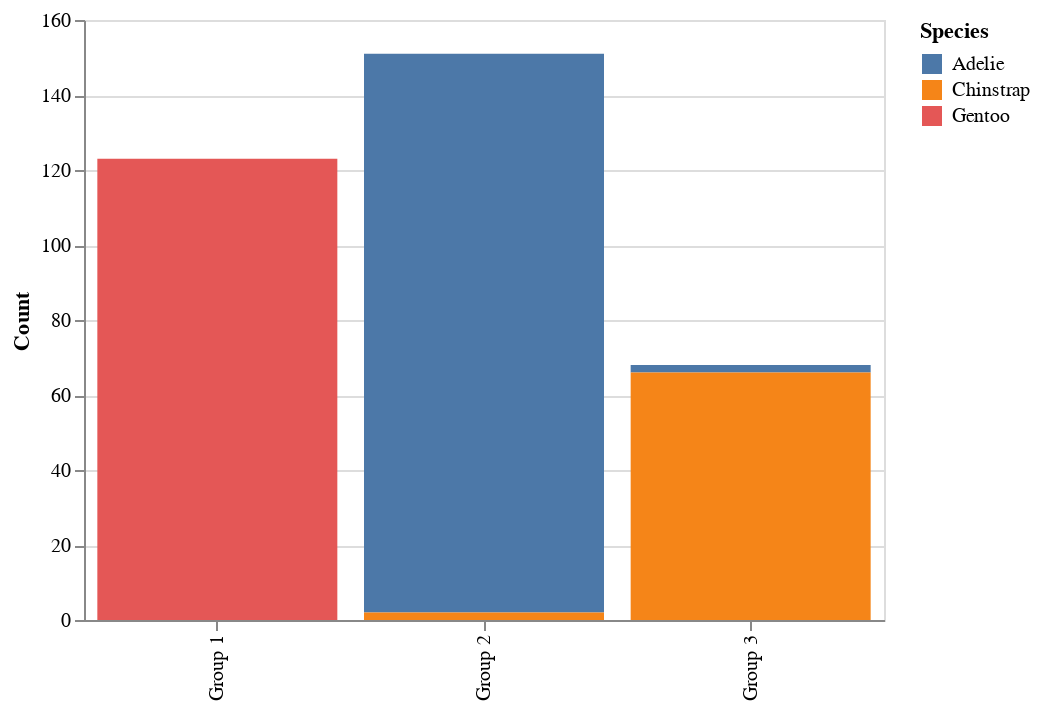

Notebook cell for this chart:
### Code cell
alt.Chart(plot_df).mark_bar().encode(
    x=alt.X("group", title=None),
    y=alt.Y("count", title="Count"),
    color=alt.Color("species", title="Species"),
    tooltip=["group", "count", "species"],
).properties(width=400)

### Figure 1 — Vega-Lite specification as saved in the notebook (floating-point values rounded to 4 significant figures)
{"config": {"view": {"continuousWidth": 400, "continuousHeight": 300}}, "data": {"name": "data-c84c8a7080d1852e7812892aa120e6a4"}, "mark": "bar", "encoding": {"color": {"type": "nominal", "field": "species", "title": "Species"}, "tooltip": [{"type": "nominal", "field": "group"}, {"type": "quantitative", "field": "count"}, {"type": "nominal", "field": "species"}], "x": {"type": "nominal", "field": "group", "title": null}, "y": {"type": "quantitative", "field": "count", "title": "Count"}}, "width": 400, "$schema": "https://vega.github.io/schema/vega-lite/v4.8.1.json", "datasets": {"data-c84c8a7080d1852e7812892aa120e6a4": [{"species": "Adelie", "group": "Group 2", "count": 149}, {"species": "Adelie", "group": "Group 3", "count": 2}, {"species": "Chinstrap", "group": "Group 2", "count": 2}, {"species": "Chinstrap", "group": "Group 3", "count": 66}, {"species": "Gentoo", "group": "Group 1", "count": 123}]}}
